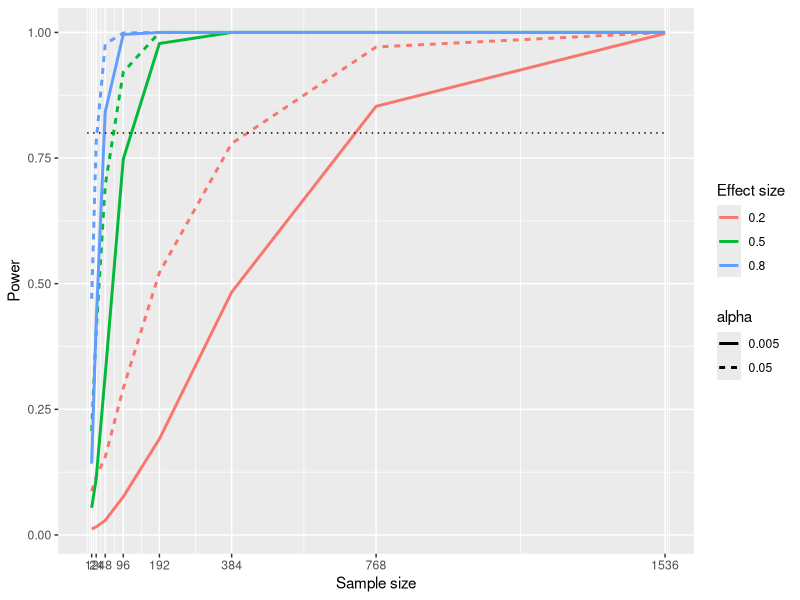

R code for this plot: (Note: this script raises an error after producing the figure.)
library(tidyverse)

powerDf <-
  expand.grid(
    sampSizePerGroup = ( 12 * 2^(0:7) ),
    effectSize = c(.2, .5, .8),
    alpha = c(0.005, 0.05)
  ) %>%
  tidyr::expand(effectSize, sampSizePerGroup, alpha) %>%
  group_by(effectSize, sampSizePerGroup, alpha)

runPowerSim <- function(df, nsims = 1000) {
  p <- array(NA, dim = nsims)
  for (s in 1:nsims) {
    data <- data.frame(
      y = rnorm(df$sampSizePerGroup * 2),
      group = array(0, dim = df$sampSizePerGroup * 2)
    )
    
    data$group[1:df$sampSizePerGroup] <- 1
    data$y[data$group == 1] <- data$y[data$group == 1] + df$effectSize
    tt <- t.test(y ~ group, data = data)
    p[s] <- tt$p.value
  }
  return(data.frame(power = mean(p < df$alpha)))
}

# run the simulation
powerSimResults <- powerDf %>%
  do(runPowerSim(.))

powerplot <- ggplot(powerSimResults,
       aes(sampSizePerGroup,power,color=as.factor(effectSize),linetype=as.factor(alpha))) +
  geom_line(size=1) +
  annotate('segment',x=0,xend=max(powerDf$sampSizePerGroup),
           y=0.8,yend=0.8,linetype='dotted',size=.5) +
  scale_x_continuous( breaks=unique(powerDf$sampSizePerGroup)) +
  labs(
    color = "Effect size",
    x = "Sample size",
    y = "Power",
    linetype = "alpha"
  )

ggplot2::ggsave(filename = "power-plot.png", plot = powerplot, path = "~/BrownLabNotebook/analyzing-lit/images", dpi = 600, width = 6000, height = 3000, units = "px")
